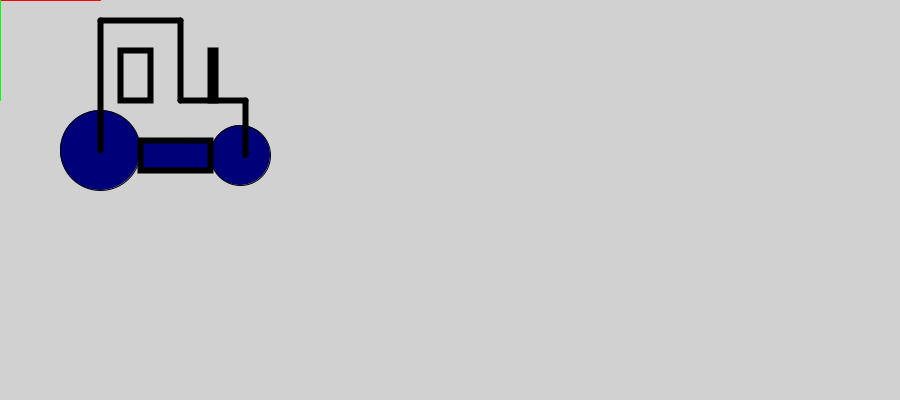
Frame 1 (no input)
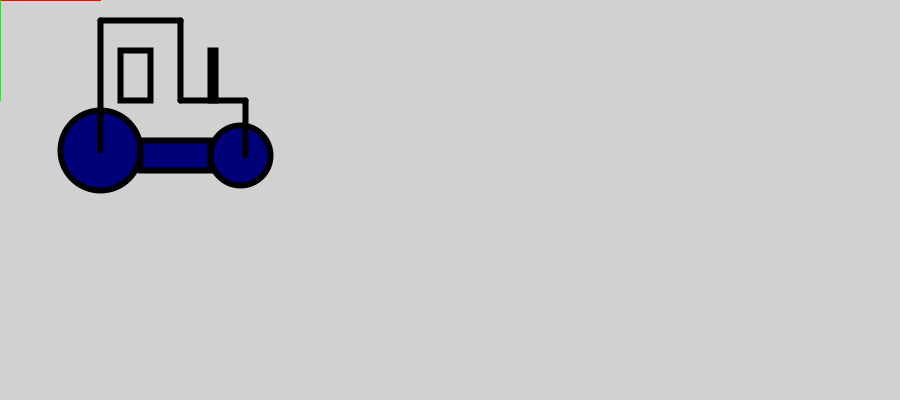
Frame 60 (the mouse pressed at the canvas centre just before this capture)
Frame 120 (the mouse held since frame 60 and released just before this capture): identical to frame 60, image omitted

The Processing sketch that drew these frames (run headless with seeded random() and noise(); from frame 60 on, the mouse is pressed at the canvas centre):

// Processing sketch: train
// ── train.pde
float x = 0;
float y = 0;
int[] key_lookup = { LEFT, RIGHT, UP, DOWN };
boolean[] keys = { false, false, false, false };
 
void setup () { 
  size (900, 400 );
} 
void draw () {
  background(209);
  do_movement();
  translate(x, y);
  origin_marker();
  draw_train();
}
 
void do_movement(){
  x += (keys[0]?-1:0) + (keys[1]?1:0);
  y += (keys[2]?-1:0) + (keys[3]?1:0);
}
 
void draw_train() {  
  fill (0, 0, 120); 
  ellipse (100, 150, 80, 80); 
  ellipse (240, 155, 60, 60); 
  strokeWeight (6); 
  rect (140, 140, 70, 30); 
  line (100, 150, 100, 20); 
  line (100, 20, 180, 20); 
  line (180, 20, 180, 100); 
  line (180, 100, 245, 100); 
  line (245, 100, 245, 155); 
  fill (209); 
  rect (210, 50, 5, 50); 
  rect (120, 50, 30, 50);
}
 
void origin_marker() {
  pushStyle();
  strokeWeight(1);
  stroke(255, 0, 0);
  line(0, 0, 100, 0);
  stroke(0, 255, 0);
  line(0, 0, 0, 100);
  popStyle();
}
 
void keyPressed(){
  k(true);
}
 
void keyReleased(){
  k(false);
}
 
void k(boolean b){
  for( int i = 0; i < key_lookup.length; i++){
    if( keyCode == key_lookup[i] ){
      keys[i] = b;
    }
  }
}
